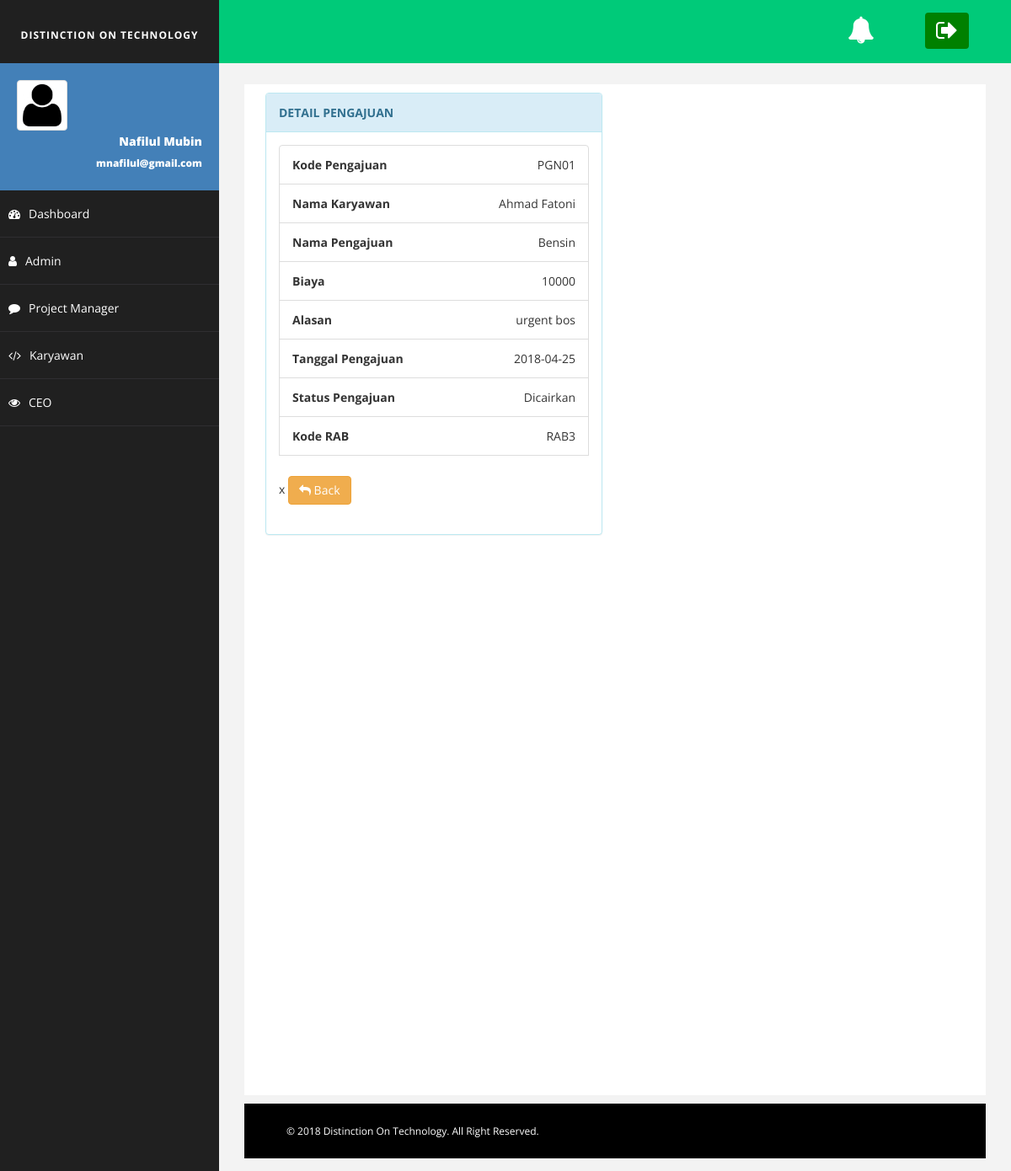
/?page=pengajuan_detail&id=PGN01, run on the app's committed database.
### tables this page shows
CREATE TABLE `pengajuan` (
  `id_pengajuan` varchar(20) NOT NULL,
  `id_karyawan` varchar(20) NOT NULL,
  `id_rab` varchar(20) NOT NULL,
  `nama_pengajuan` varchar(25) NOT NULL,
  `biaya` int(20) NOT NULL,
  `alasan` varchar(50) NOT NULL,
  `tgl_pengajuan` date NOT NULL,
  `status_pengajuan` varchar(25) NOT NULL
);

CREATE TABLE `karyawan` (
  `id_karyawan` varchar(20) NOT NULL,
  `username` varchar(20) NOT NULL,
  `password` varchar(255) NOT NULL,
  `id_role` varchar(20) NOT NULL,
  `nama_karyawan` varchar(50) NOT NULL,
  `tempat_lahir` varchar(20) NOT NULL,
  `tanggal_lahir` date NOT NULL,
  `jenis_kelamin` enum('Laki-laki','Perempuan') NOT NULL,
  `no_hp` varchar(20) NOT NULL,
  `alamat` varchar(100) NOT NULL,
  `email` varchar(50) NOT NULL,
  `id_jabatan` varchar(20) NOT NULL,
  `id_tunjangan` varchar(20) NOT NULL,
  `pendidikan` varchar(20) NOT NULL,
  `tanggal_mulai_kerja` date NOT NULL,
  `status_menikah` enum('Menikah','Belum Menikah') NOT NULL,
  `created_at` datetime NOT NULL
);

### index.php (called while the page is built)
<?php
include 'src/infrastruktur/header.php';
include 'src/infrastruktur/content.php';
include 'src/infrastruktur/footer.php';
?>

### src/Domain/pengajuan_model.php (called while the page is built, shortened)
<?php
class Pengajuan extends database2{
    function tampil_data_detail($id){
        $data = mysql_query("SELECT pengajuan.*, karyawan.nama_karyawan FROM pengajuan
            join karyawan on karyawan.id_karyawan=pengajuan.id_karyawan WHERE id_pengajuan ='$id'");
        while($d = mysql_fetch_array($data)){
            $hasil[] = $d;
        }
        return $hasil;
    }
}
?>

### View/pengajuan_detail.php (the view)
 <?php
 require 'src/Domain/pengajuan_model.php';
 $db = new Pengajuan();
 ?>
 <div class="col-md-6 col-sm-6 col-xs-12">
    <div class="panel panel-info">
        <div class="panel-heading">
           <b>DETAIL PENGAJUAN</b>
       </div>
       <?php
       foreach($db->tampil_data_detail($_GET['id']) as $x){
        ?>
        <div class="panel-body">
            <ul class="list-group list-group-unbordered">
                <li class="list-group-item">
                    <b>Kode Pengajuan</b> <span class="pull-right"><?php echo $x['id_pengajuan']; ?></span>
                </li>
                <li class="list-group-item">
                    <b>Nama Karyawan</b> <span class="pull-right"><?php echo $x['nama_karyawan']; ?></span>
                </li>
                <li class="list-group-item">
                    <b>Nama Pengajuan</b> <span class="pull-right"><?php echo $x['nama_pengajuan']; ?></span>
                </li>
                <li class="list-group-item">
                    <b>Biaya</b> <span class="pull-right"><?php echo $x['biaya']; ?></span>
                </li>
                <li class="list-group-item">
                    <b>Alasan</b> <span class="pull-right"><?php echo $x['alasan']; ?></span>
                </li>
                <li class="list-group-item">
                    <b>Tanggal Pengajuan</b> <span class="pull-right"><?php echo $x['tgl_pengajuan']; ?></span>
                </li>
                <li class="list-group-item">
                    <b>Status Pengajuan </b> <span class="pull-right"><?php echo $x['status_pengajuan']; ?></span>
                </li>
                <li class="list-group-item">
                    <b>Kode RAB</b> <span class="pull-right"><?php echo $x['id_rab']; ?></span>
                </li>
                <br/>x
                <a onclick="window.history.back();return false;" class="btn btn-warning"><i class="fa fa-reply"></i> Back</a>
                <?php } ?>
            </ul>
        </div>
    </div>
</div>

### assets/css/images.css (style rules this page uses)
body { font-family: 'open sans'; overflow-x: hidden; }

### assets/css/barang.css (style rules this page uses)
body { background: #f1f1f1; }

### assets/css/basic.css (style rules this page uses)
body { font-family: 'Open Sans', sans-serif; line-height:25px; }

### data on the page
pengajuan: id_pengajuan "PGN01", id_karyawan.nama_karyawan "Ahmad Fatoni", nama_pengajuan "Bensin", biaya "10000", alasan "urgent bos", tgl_pengajuan "2018-04-25", status_pengajuan "Dicairkan", id_rab "RAB3"
